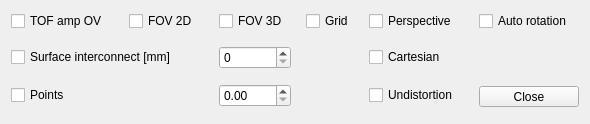
<?xml version="1.0" encoding="UTF-8"?>
<ui version="4.0">
 <class>WidgetPointCloudView</class>
 <widget class="QWidget" name="WidgetPointCloudView">
  <property name="geometry">
   <rect>
    <x>0</x>
    <y>0</y>
    <width>541</width>
    <height>112</height>
   </rect>
  </property>
  <property name="windowTitle">
   <string>Form</string>
  </property>
  <layout class="QGridLayout" name="gridLayout_2">
   <item row="0" column="0">
    <layout class="QGridLayout" name="gridLayout">
     <property name="bottomMargin">
      <number>6</number>
     </property>
     <property name="spacing">
      <number>15</number>
     </property>
     <item row="0" column="0">
      <widget class="QCheckBox" name="cbGrayPointCloud">
       <property name="text">
        <string>TOF amp OV  </string>
       </property>
      </widget>
     </item>
     <item row="0" column="2">
      <widget class="QCheckBox" name="cbAxis3D">
       <property name="text">
        <string>FOV 3D </string>
       </property>
      </widget>
     </item>
     <item row="0" column="3">
      <widget class="QCheckBox" name="cbGrid">
       <property name="text">
        <string>Grid</string>
       </property>
      </widget>
     </item>
     <item row="1" column="5">
      <widget class="QCheckBox" name="cbCartesian">
       <property name="text">
        <string>Cartesian</string>
       </property>
      </widget>
     </item>
     <item row="1" column="2">
      <widget class="QSpinBox" name="sbSurfaceInterconnect">
       <property name="sizePolicy">
        <sizepolicy hsizetype="Preferred" vsizetype="Preferred">
         <horstretch>0</horstretch>
         <verstretch>0</verstretch>
        </sizepolicy>
       </property>
       <property name="maximum">
        <number>10000</number>
       </property>
      </widget>
     </item>
     <item row="2" column="0">
      <widget class="QCheckBox" name="cbPoints">
       <property name="text">
        <string>Points</string>
       </property>
      </widget>
     </item>
     <item row="0" column="5">
      <widget class="QCheckBox" name="cbPerspectiveView">
       <property name="text">
        <string>Perspective  </string>
       </property>
      </widget>
     </item>
     <item row="1" column="6" rowspan="2">
      <layout class="QVBoxLayout" name="verticalLayout">
       <item>
        <spacer name="verticalSpacer_2">
         <property name="orientation">
          <enum>Qt::Vertical</enum>
         </property>
         <property name="sizeHint" stdset="0">
          <size>
           <width>20</width>
           <height>40</height>
          </size>
         </property>
        </spacer>
       </item>
       <item>
        <widget class="QToolButton" name="tbClose">
         <property name="sizePolicy">
          <sizepolicy hsizetype="Preferred" vsizetype="Fixed">
           <horstretch>0</horstretch>
           <verstretch>0</verstretch>
          </sizepolicy>
         </property>
         <property name="text">
          <string>Close</string>
         </property>
        </widget>
       </item>
      </layout>
     </item>
     <item row="2" column="2">
      <widget class="QDoubleSpinBox" name="dbPointSize">
       <property name="sizePolicy">
        <sizepolicy hsizetype="Preferred" vsizetype="Preferred">
         <horstretch>0</horstretch>
         <verstretch>0</verstretch>
        </sizepolicy>
       </property>
      </widget>
     </item>
     <item row="2" column="5">
      <widget class="QCheckBox" name="cbUndistortion">
       <property name="text">
        <string>Undistortion</string>
       </property>
      </widget>
     </item>
     <item row="1" column="0" colspan="2">
      <layout class="QHBoxLayout" name="horizontalLayout">
       <property name="spacing">
        <number>0</number>
       </property>
       <item>
        <widget class="QCheckBox" name="cbSurfaceInterconnect">
         <property name="text">
          <string>Surface interconnect [mm]</string>
         </property>
        </widget>
       </item>
      </layout>
     </item>
     <item row="0" column="1">
      <widget class="QCheckBox" name="cbAxis2D">
       <property name="text">
        <string>FOV 2D  </string>
       </property>
      </widget>
     </item>
     <item row="0" column="6">
      <widget class="QCheckBox" name="cbAutoRotating">
       <property name="text">
        <string>Auto rotation  </string>
       </property>
      </widget>
     </item>
    </layout>
   </item>
  </layout>
 </widget>
 <resources/>
 <connections/>
</ui>
